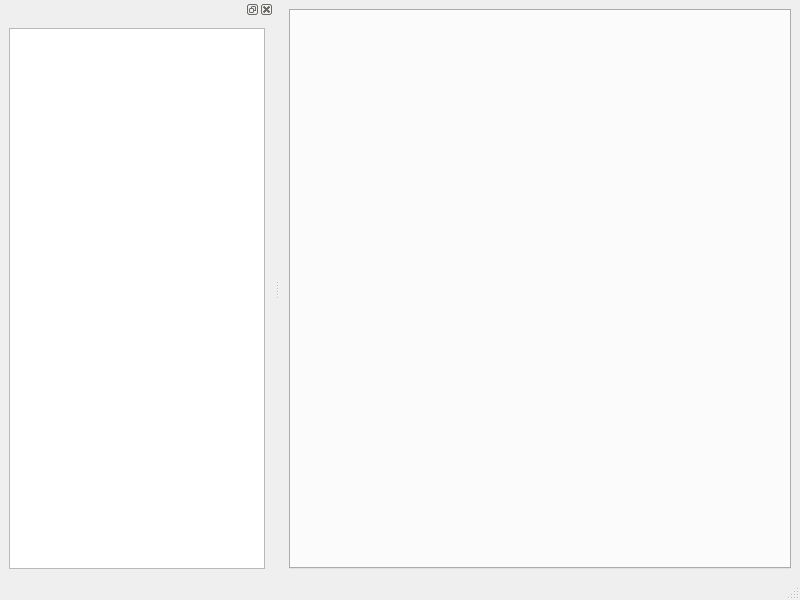
<?xml version="1.0" encoding="UTF-8"?>
<ui version="4.0">
 <class>MainWindow</class>
 <widget class="QMainWindow" name="MainWindow">
  <property name="geometry">
   <rect>
    <x>0</x>
    <y>0</y>
    <width>800</width>
    <height>600</height>
   </rect>
  </property>
  <property name="windowTitle">
   <string>MainWindow</string>
  </property>
  <widget class="QWidget" name="centralwidget">
   <layout class="QGridLayout" name="gridLayout">
    <item row="1" column="0">
     <widget class="QTabWidget" name="tabWidget">
      <property name="tabPosition">
       <enum>QTabWidget::North</enum>
      </property>
      <property name="tabShape">
       <enum>QTabWidget::Rounded</enum>
      </property>
      <property name="currentIndex">
       <number>-1</number>
      </property>
      <property name="tabsClosable">
       <bool>false</bool>
      </property>
      <property name="movable">
       <bool>false</bool>
      </property>
     </widget>
    </item>
   </layout>
  </widget>
  <widget class="QMenuBar" name="menubar">
   <property name="geometry">
    <rect>
     <x>0</x>
     <y>0</y>
     <width>800</width>
     <height>21</height>
    </rect>
   </property>
  </widget>
  <widget class="QStatusBar" name="statusbar"/>
  <widget class="QDockWidget" name="connectionDock">
   <attribute name="dockWidgetArea">
    <number>1</number>
   </attribute>
   <widget class="QWidget" name="dockWidgetContents">
    <layout class="QVBoxLayout" name="verticalLayout_2">
     <item>
      <widget class="QTreeWidget" name="treeWidget">
       <attribute name="headerVisible">
        <bool>false</bool>
       </attribute>
       <column>
        <property name="text">
         <string notr="true">1</string>
        </property>
       </column>
      </widget>
     </item>
    </layout>
   </widget>
  </widget>
 </widget>
 <resources/>
 <connections/>
</ui>
